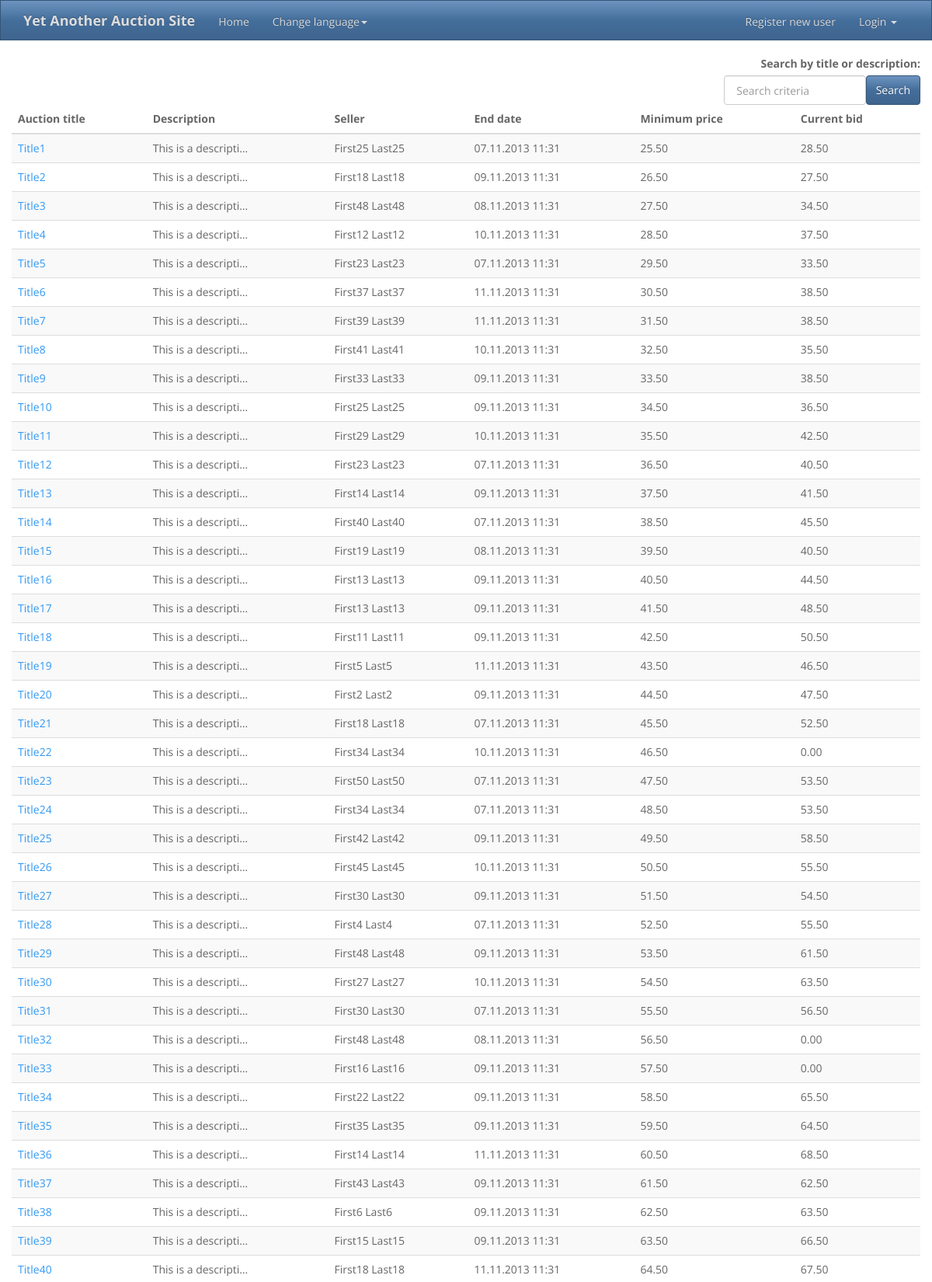
Screenshot of /YAAS/ (upper part) with the database file from the repository.
### YAAS_app/models.py (models this page shows, shortened)
class Auction(models.Model):
    id = models.AutoField(primary_key=True)
    seller = models.ForeignKey(User, related_name='seller')
    title = models.CharField(max_length=30)
    description = models.TextField()
    start_date = models.DateTimeField(auto_now_add=True)
    updated_date = models.DateTimeField(auto_now=True)
    end_date = models.DateTimeField()
    minimum_price = models.DecimalField(max_digits=16, decimal_places=2)
    active = models.BooleanField(default=True)
    banned = models.BooleanField(default=False)
    winner = models.ForeignKey(User, related_name='winner', null=True, blank=True)
    @classmethod
    def getActive(cls):
        return cls.objects.filter(Q(active=True) & Q(banned=False))
    def getLatestBid(self):
        bid = Bid.getLatestBidForAuction(self)
        if bid:
            return bid.bid
        else:
            return 0.00

class Bid(models.Model):
    id = models.AutoField(primary_key=True)
    auction = models.ForeignKey(Auction)
    bidder = models.ForeignKey(User)
    bid = models.DecimalField(max_digits=16, decimal_places=2)
    timestamp = models.DateTimeField(auto_now_add=True)
    @classmethod
    def getLatestBidForAuction(cls, auction):
        try:
            bid = cls.objects.filter(auction=auction).latest("timestamp")
        except ObjectDoesNotExist:
            bid = None
        return bid

### YAAS_app/views.py (the view)
def home(request):
    template = "home.html"
    context = {"auctions": Auction.getActive()}
    return render_to_response(template, context, context_instance=RequestContext(request))

### templates/home.html (shortened to what this page needs)
{% extends "base.html" %}
{% load i18n %}
{% block content %}
    <div class="row"><label class="control-label pull-right">{% trans "Search by title or description:" %}</label></div>
    <div class="row">
        <form class="form-inline pull-right" action="/YAAS/auction/search/" method="post">
            <div class="form-group pull-left">
                <input type="text" class="form-control" name="criteria" placeholder=" Search criteria">
            </div>
            <input type="submit" class="btn btn-primary pull-right" value="Search">
        </form>
    </div>
    <div class="row">
        <table class="table table-striped table-hover">
            <thead>
            <tr>
                <th>{% trans "Auction title" %}</th>
                <th>{% trans "Description" %}</th>
                <th>{% trans "Seller" %}</th>
                <th>{% trans "End date" %}</th>
                <th>{% trans "Minimum price" %}</th>
                <th>{% trans "Current bid" %}</th>
            </tr>
            </thead>
            <tbody>
            {% for a in auctions %}
                <tr>
                    <td><a href="/YAAS/auction/{{ a.id }}/">{{ a.title }}</a></td>
                    <td>{{ a.description|truncatechars:20 }}</td>
                    <td>{{ a.seller.get_full_name }}</td>
                    <td>{{ a.end_date|date:"d.m.Y H:i" }}</td>
                    <td>{{ a.minimum_price|floatformat:2 }}</td>
                    <td>{{ a.getLatestBid|floatformat:2 }}</td>
                </tr>
            {% endfor %}
            </tbody>
        </table>
    </div>
{% endblock %}

### rows the page displays
Auction: title "Title1", description "This is a descripti…", seller.get_full_name "First25 Last25", end_date "07.11.2013 11:31", minimum_price "25.50", getLatestBid "28.50"
Auction: title "Title2", description "This is a descripti…", seller.get_full_name "First18 Last18", end_date "09.11.2013 11:31", minimum_price "26.50", getLatestBid "27.50"
Auction: title "Title3", description "This is a descripti…", seller.get_full_name "First48 Last48", end_date "08.11.2013 11:31", minimum_price "27.50", getLatestBid "34.50"
Auction: title "Title4", description "This is a descripti…", seller.get_full_name "First12 Last12", end_date "10.11.2013 11:31", minimum_price "28.50", getLatestBid "37.50"
Auction: title "Title5", description "This is a descripti…", seller.get_full_name "First23 Last23", end_date "07.11.2013 11:31", minimum_price "29.50", getLatestBid "33.50"
Auction: title "Title6", description "This is a descripti…", seller.get_full_name "First37 Last37", end_date "11.11.2013 11:31", minimum_price "30.50", getLatestBid "38.50"
Auction: title "Title7", description "This is a descripti…", seller.get_full_name "First39 Last39", end_date "11.11.2013 11:31", minimum_price "31.50", getLatestBid "38.50"
Auction: title "Title8", description "This is a descripti…", seller.get_full_name "First41 Last41", end_date "10.11.2013 11:31", minimum_price "32.50", getLatestBid "35.50"
Auction: title "Title9", description "This is a descripti…", seller.get_full_name "First33 Last33", end_date "09.11.2013 11:31", minimum_price "33.50", getLatestBid "38.50"
Auction: title "Title10", description "This is a descripti…", seller.get_full_name "First25 Last25", end_date "09.11.2013 11:31", minimum_price "34.50", getLatestBid "36.50"
Auction: title "Title11", description "This is a descripti…", seller.get_full_name "First29 Last29", end_date "10.11.2013 11:31", minimum_price "35.50", getLatestBid "42.50"
Auction: title "Title12", description "This is a descripti…", seller.get_full_name "First23 Last23", end_date "07.11.2013 11:31", minimum_price "36.50", getLatestBid "40.50"
Auction: title "Title13", description "This is a descripti…", seller.get_full_name "First14 Last14", end_date "09.11.2013 11:31", minimum_price "37.50", getLatestBid "41.50"
Auction: title "Title14", description "This is a descripti…", seller.get_full_name "First40 Last40", end_date "07.11.2013 11:31", minimum_price "38.50", getLatestBid "45.50"
Auction: title "Title15", description "This is a descripti…", seller.get_full_name "First19 Last19", end_date "08.11.2013 11:31", minimum_price "39.50", getLatestBid "40.50"
Auction: title "Title16", description "This is a descripti…", seller.get_full_name "First13 Last13", end_date "09.11.2013 11:31", minimum_price "40.50", getLatestBid "44.50"
Auction: title "Title17", description "This is a descripti…", seller.get_full_name "First13 Last13", end_date "09.11.2013 11:31", minimum_price "41.50", getLatestBid "48.50"
Auction: title "Title18", description "This is a descripti…", seller.get_full_name "First11 Last11", end_date "09.11.2013 11:31", minimum_price "42.50", getLatestBid "50.50"
Auction: title "Title19", description "This is a descripti…", seller.get_full_name "First5 Last5", end_date "11.11.2013 11:31", minimum_price "43.50", getLatestBid "46.50"
Auction: title "Title20", description "This is a descripti…", seller.get_full_name "First2 Last2", end_date "09.11.2013 11:31", minimum_price "44.50", getLatestBid "47.50"
Auction: title "Title21", description "This is a descripti…", seller.get_full_name "First18 Last18", end_date "07.11.2013 11:31", minimum_price "45.50", getLatestBid "52.50"
Auction: title "Title22", description "This is a descripti…", seller.get_full_name "First34 Last34", end_date "10.11.2013 11:31", minimum_price "46.50", getLatestBid "0.00"
Auction: title "Title23", description "This is a descripti…", seller.get_full_name "First50 Last50", end_date "07.11.2013 11:31", minimum_price "47.50", getLatestBid "53.50"
Auction: title "Title24", description "This is a descripti…", seller.get_full_name "First34 Last34", end_date "07.11.2013 11:31", minimum_price "48.50", getLatestBid "53.50"
Auction: title "Title25", description "This is a descripti…", seller.get_full_name "First42 Last42", end_date "09.11.2013 11:31", minimum_price "49.50", getLatestBid "58.50"
Auction: title "Title26", description "This is a descripti…", seller.get_full_name "First45 Last45", end_date "10.11.2013 11:31", minimum_price "50.50", getLatestBid "55.50"
Auction: title "Title27", description "This is a descripti…", seller.get_full_name "First30 Last30", end_date "09.11.2013 11:31", minimum_price "51.50", getLatestBid "54.50"
Auction: title "Title28", description "This is a descripti…", seller.get_full_name "First4 Last4", end_date "07.11.2013 11:31", minimum_price "52.50", getLatestBid "55.50"
Auction: title "Title29", description "This is a descripti…", seller.get_full_name "First48 Last48", end_date "09.11.2013 11:31", minimum_price "53.50", getLatestBid "61.50"
Auction: title "Title30", description "This is a descripti…", seller.get_full_name "First27 Last27", end_date "10.11.2013 11:31", minimum_price "54.50", getLatestBid "63.50"
Auction: title "Title31", description "This is a descripti…", seller.get_full_name "First30 Last30", end_date "07.11.2013 11:31", minimum_price "55.50", getLatestBid "56.50"
Auction: title "Title32", description "This is a descripti…", seller.get_full_name "First48 Last48", end_date "08.11.2013 11:31", minimum_price "56.50", getLatestBid "0.00"
Auction: title "Title33", description "This is a descripti…", seller.get_full_name "First16 Last16", end_date "09.11.2013 11:31", minimum_price "57.50", getLatestBid "0.00"
Auction: title "Title34", description "This is a descripti…", seller.get_full_name "First22 Last22", end_date "09.11.2013 11:31", minimum_price "58.50", getLatestBid "65.50"
Auction: title "Title35", description "This is a descripti…", seller.get_full_name "First35 Last35", end_date "09.11.2013 11:31", minimum_price "59.50", getLatestBid "64.50"
Auction: title "Title36", description "This is a descripti…", seller.get_full_name "First14 Last14", end_date "11.11.2013 11:31", minimum_price "60.50", getLatestBid "68.50"
Auction: title "Title37", description "This is a descripti…", seller.get_full_name "First43 Last43", end_date "09.11.2013 11:31", minimum_price "61.50", getLatestBid "62.50"
Auction: title "Title38", description "This is a descripti…", seller.get_full_name "First6 Last6", end_date "09.11.2013 11:31", minimum_price "62.50", getLatestBid "63.50"
Auction: title "Title39", description "This is a descripti…", seller.get_full_name "First15 Last15", end_date "09.11.2013 11:31", minimum_price "63.50", getLatestBid "66.50"
Auction: title "Title40", description "This is a descripti…", seller.get_full_name "First18 Last18", end_date "11.11.2013 11:31", minimum_price "64.50", getLatestBid "67.50"
